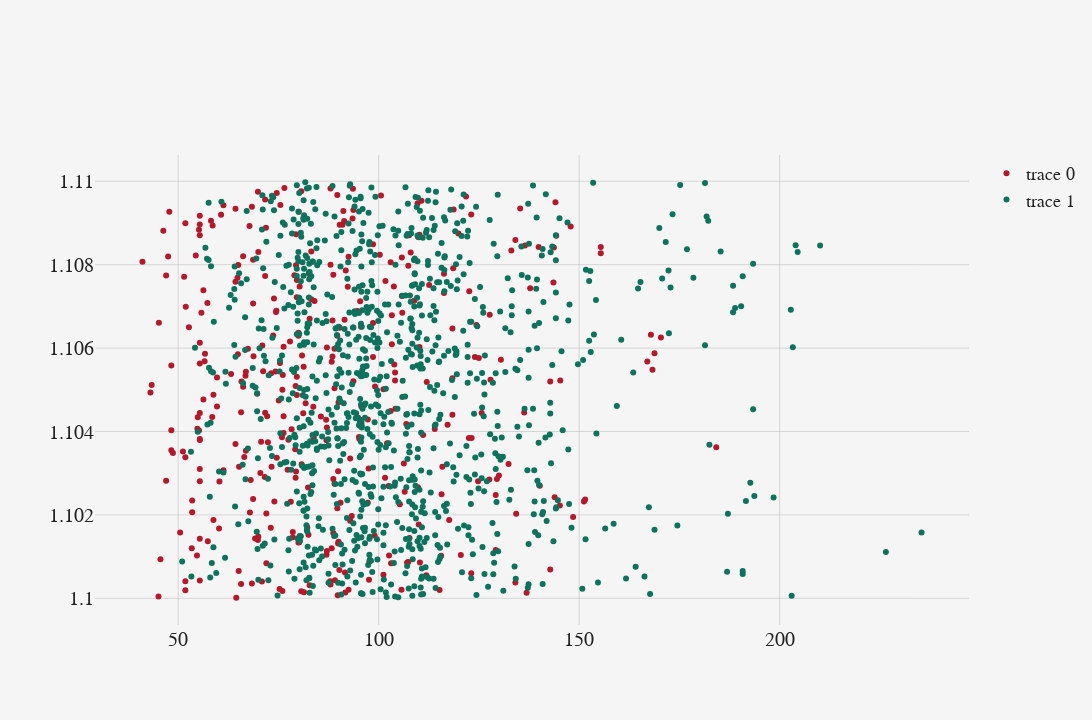

Notebook code cell kept with this figure:
### Code cell
fig = isb.Figure()

df_hfj_sale = get_sales_filtered_by(city_name='Reykjavíkurborg')

fig.add_scatter(
    y = df_hfj_sale.city_name.apply(lambda x: 1.1 + np.random.random()/100),
    x = df_hfj_sale.square_meters,
    mode = 'markers',
    marker = dict(
        color = fig.colors(1)
    )
)
df_hfj_list = get_listings_filtered_by(city_name='Reykjavíkurborg')

fig.add_scatter(
    y = df_hfj_list.city_name.apply(lambda x: 1.1 + np.random.random()/100),
    x = df_hfj_list.square_meters,
    mode = 'markers',
    marker = dict(
        color = fig.colors(0)
    )
)

### Figure 1 — Plotly figure (JSON) as saved in the notebook; plotly's stock layout.template omitted (floating-point values rounded to 4 significant figures; data arrays with more than 128 entries replaced by an {"elided": "..."} marker saying what was removed)
{"data": [{"marker": {"color": "rgb(180, 24, 43)"}, "mode": "markers", "type": "scatter", "x": {"elided": "362 float values"}, "y": {"elided": "362 float values"}}, {"marker": {"color": "rgb(13, 114, 92)"}, "mode": "markers", "type": "scatter", "x": {"elided": "999 float values"}, "y": {"elided": "999 float values"}}], "layout": {"autosize": false, "font": {"color": "#212121", "family": "TT Norms Pro"}, "height": 720, "legend": {"font": {"color": "#212121", "family": "TT Norms Pro", "size": 18}}, "margin": {"b": 95, "l": 95, "r": 95, "t": 155}, "paper_bgcolor": "#f5f5f5", "plot_bgcolor": "#f5f5f5", "width": 1280, "xaxis": {"gridcolor": "rgba(192, 192, 192, 0.6)", "tickfont": {"color": "#212121", "family": "TT Norms Pro", "size": 20}, "title": {"font": {"color": "#212121", "family": "TT Norms Pro", "size": 24}}, "zerolinecolor": "rgba(192, 192, 192, 0.6)", "zerolinewidth": 0}, "xaxis10": {"gridcolor": "rgba(192, 192, 192, 0.6)", "tickfont": {"color": "#212121", "family": "TT Norms Pro", "size": 20}, "title": {"font": {"color": "#212121", "family": "TT Norms Pro", "size": 24}}, "zerolinecolor": "rgba(192, 192, 192, 0.6)", "zerolinewidth": 0}, "xaxis11": {"gridcolor": "rgba(192, 192, 192, 0.6)", "tickfont": {"color": "#212121", "family": "TT Norms Pro", "size": 20}, "title": {"font": {"color": "#212121", "family": "TT Norms Pro", "size": 24}}, "zerolinecolor": "rgba(192, 192, 192, 0.6)", "zerolinewidth": 0}, "xaxis12": {"gridcolor": "rgba(192, 192, 192, 0.6)", "tickfont": {"color": "#212121", "family": "TT Norms Pro", "size": 20}, "title": {"font": {"color": "#212121", "family": "TT Norms Pro", "size": 24}}, "zerolinecolor": "rgba(192, 192, 192, 0.6)", "zerolinewidth": 0}, "xaxis13": {"gridcolor": "rgba(192, 192, 192, 0.6)", "tickfont": {"color": "#212121", "family": "TT Norms Pro", "size": 20}, "title": {"font": {"color": "#212121", "family": "TT Norms Pro", "size": 24}}, "zerolinecolor": "rgba(192, 192, 192, 0.6)", "zerolinewidth": 0}, "xaxis14": {"gridcolor": "rgba(192, 192, 192, 0.6)", "tickfont": {"color": "#212121", "family": "TT Norms Pro", "size": 20}, "title": {"font": {"color": "#212121", "family": "TT Norms Pro", "size": 24}}, "zerolinecolor": "rgba(192, 192, 192, 0.6)", "zerolinewidth": 0}, "xaxis15": {"gridcolor": "rgba(192, 192, 192, 0.6)", "tickfont": {"color": "#212121", "family": "TT Norms Pro", "size": 20}, "title": {"font": {"color": "#212121", "family": "TT Norms Pro", "size": 24}}, "zerolinecolor": "rgba(192, 192, 192, 0.6)", "zerolinewidth": 0}, "xaxis16": {"gridcolor": "rgba(192, 192, 192, 0.6)", "tickfont": {"color": "#212121", "family": "TT Norms Pro", "size": 20}, "title": {"font": {"color": "#212121", "family": "TT Norms Pro", "size": 24}}, "zerolinecolor": "rgba(192, 192, 192, 0.6)", "zerolinewidth": 0}, "xaxis17": {"gridcolor": "rgba(192, 192, 192, 0.6)", "tickfont": {"color": "#212121", "family": "TT Norms Pro", "size": 20}, "title": {"font": {"color": "#212121", "family": "TT Norms Pro", "size": 24}}, "zerolinecolor": "rgba(192, 192, 192, 0.6)", "zerolinewidth": 0}, "xaxis18": {"gridcolor": "rgba(192, 192, 192, 0.6)", "tickfont": {"color": "#212121", "family": "TT Norms Pro", "size": 20}, "title": {"font": {"color": "#212121", "family": "TT Norms Pro", "size": 24}}, "zerolinecolor": "rgba(192, 192, 192, 0.6)", "zerolinewidth": 0}, "xaxis19": {"gridcolor": "rgba(192, 192, 192, 0.6)", "tickfont": {"color": "#212121", "family": "TT Norms Pro", "size": 20}, "title": {"font": {"color": "#212121", "family": "TT Norms Pro", "size": 24}}, "zerolinecolor": "rgba(192, 192, 192, 0.6)", "zerolinewidth": 0}, "xaxis2": {"gridcolor": "rgba(192, 192, 192, 0.6)", "tickfont": {"color": "#212121", "family": "TT Norms Pro", "size": 20}, "title": {"font": {"color": "#212121", "family": "TT Norms Pro", "size": 24}}, "zerolinecolor": "rgba(192, 192, 192, 0.6)", "zerolinewidth": 0}, "xaxis20": {"gridcolor": "rgba(192, 192, 192, 0.6)", "tickfont": {"color": "#212121", "family": "TT Norms Pro", "size": 20}, "title": {"font": {"color": "#212121", "family": "TT Norms Pro", "size": 24}}, "zerolinecolor": "rgba(192, 192, 192, 0.6)", "zerolinewidth": 0}, "xaxis3": {"gridcolor": "rgba(192, 192, 192, 0.6)", "tickfont": {"color": "#212121", "family": "TT Norms Pro", "size": 20}, "title": {"font": {"color": "#212121", "family": "TT Norms Pro", "size": 24}}, "zerolinecolor": "rgba(192, 192, 192, 0.6)", "zerolinewidth": 0}, "xaxis4": {"gridcolor": "rgba(192, 192, 192, 0.6)", "tickfont": {"color": "#212121", "family": "TT Norms Pro", "size": 20}, "title": {"font": {"color": "#212121", "family": "TT Norms Pro", "size": 24}}, "zerolinecolor": "rgba(192, 192, 192, 0.6)", "zerolinewidth": 0}, "xaxis5": {"gridcolor": "rgba(192, 192, 192, 0.6)", "tickfont": {"color": "#212121", "family": "TT Norms Pro", "size": 20}, "title": {"font": {"color": "#212121", "family": "TT Norms Pro", "size": 24}}, "zerolinecolor": "rgba(192, 192, 192, 0.6)", "zerolinewidth": 0}, "xaxis6": {"gridcolor": "rgba(192, 192, 192, 0.6)", "tickfont": {"color": "#212121", "family": "TT Norms Pro", "size": 20}, "title": {"font": {"color": "#212121", "family": "TT Norms Pro", "size": 24}}, "zerolinecolor": "rgba(192, 192, 192, 0.6)", "zerolinewidth": 0}, "xaxis7": {"gridcolor": "rgba(192, 192, 192, 0.6)", "tickfont": {"color": "#212121", "family": "TT Norms Pro", "size": 20}, "title": {"font": {"color": "#212121", "family": "TT Norms Pro", "size": 24}}, "zerolinecolor": "rgba(192, 192, 192, 0.6)", "zerolinewidth": 0}, "xaxis8": {"gridcolor": "rgba(192, 192, 192, 0.6)", "tickfont": {"color": "#212121", "family": "TT Norms Pro", "size": 20}, "title": {"font": {"color": "#212121", "family": "TT Norms Pro", "size": 24}}, "zerolinecolor": "rgba(192, 192, 192, 0.6)", "zerolinewidth": 0}, "xaxis9": {"gridcolor": "rgba(192, 192, 192, 0.6)", "tickfont": {"color": "#212121", "family": "TT Norms Pro", "size": 20}, "title": {"font": {"color": "#212121", "family": "TT Norms Pro", "size": 24}}, "zerolinecolor": "rgba(192, 192, 192, 0.6)", "zerolinewidth": 0}, "yaxis": {"gridcolor": "rgba(192, 192, 192, 0.6)", "tickfont": {"color": "#212121", "family": "TT Norms Pro", "size": 20}, "title": {"font": {"color": "#212121", "family": "TT Norms Pro", "size": 24}}, "zerolinecolor": "rgba(192, 192, 192, 0.6)", "zerolinewidth": 0}, "yaxis10": {"gridcolor": "rgba(192, 192, 192, 0.6)", "tickfont": {"color": "#212121", "family": "TT Norms Pro", "size": 20}, "title": {"font": {"color": "#212121", "family": "TT Norms Pro", "size": 24}}, "zerolinecolor": "rgba(192, 192, 192, 0.6)", "zerolinewidth": 0}, "yaxis11": {"gridcolor": "rgba(192, 192, 192, 0.6)", "tickfont": {"color": "#212121", "family": "TT Norms Pro", "size": 20}, "title": {"font": {"color": "#212121", "family": "TT Norms Pro", "size": 24}}, "zerolinecolor": "rgba(192, 192, 192, 0.6)", "zerolinewidth": 0}, "yaxis12": {"gridcolor": "rgba(192, 192, 192, 0.6)", "tickfont": {"color": "#212121", "family": "TT Norms Pro", "size": 20}, "title": {"font": {"color": "#212121", "family": "TT Norms Pro", "size": 24}}, "zerolinecolor": "rgba(192, 192, 192, 0.6)", "zerolinewidth": 0}, "yaxis13": {"gridcolor": "rgba(192, 192, 192, 0.6)", "tickfont": {"color": "#212121", "family": "TT Norms Pro", "size": 20}, "title": {"font": {"color": "#212121", "family": "TT Norms Pro", "size": 24}}, "zerolinecolor": "rgba(192, 192, 192, 0.6)", "zerolinewidth": 0}, "yaxis14": {"gridcolor": "rgba(192, 192, 192, 0.6)", "tickfont": {"color": "#212121", "family": "TT Norms Pro", "size": 20}, "title": {"font": {"color": "#212121", "family": "TT Norms Pro", "size": 24}}, "zerolinecolor": "rgba(192, 192, 192, 0.6)", "zerolinewidth": 0}, "yaxis15": {"gridcolor": "rgba(192, 192, 192, 0.6)", "tickfont": {"color": "#212121", "family": "TT Norms Pro", "size": 20}, "title": {"font": {"color": "#212121", "family": "TT Norms Pro", "size": 24}}, "zerolinecolor": "rgba(192, 192, 192, 0.6)", "zerolinewidth": 0}, "yaxis16": {"gridcolor": "rgba(192, 192, 192, 0.6)", "tickfont": {"color": "#212121", "family": "TT Norms Pro", "size": 20}, "title": {"font": {"color": "#212121", "family": "TT Norms Pro", "size": 24}}, "zerolinecolor": "rgba(192, 192, 192, 0.6)", "zerolinewidth": 0}, "yaxis17": {"gridcolor": "rgba(192, 192, 192, 0.6)", "tickfont": {"color": "#212121", "family": "TT Norms Pro", "size": 20}, "title": {"font": {"color": "#212121", "family": "TT Norms Pro", "size": 24}}, "zerolinecolor": "rgba(192, 192, 192, 0.6)", "zerolinewidth": 0}, "yaxis18": {"gridcolor": "rgba(192, 192, 192, 0.6)", "tickfont": {"color": "#212121", "family": "TT Norms Pro", "size": 20}, "title": {"font": {"color": "#212121", "family": "TT Norms Pro", "size": 24}}, "zerolinecolor": "rgba(192, 192, 192, 0.6)", "zerolinewidth": 0}, "yaxis19": {"gridcolor": "rgba(192, 192, 192, 0.6)", "tickfont": {"color": "#212121", "family": "TT Norms Pro", "size": 20}, "title": {"font": {"color": "#212121", "family": "TT Norms Pro", "size": 24}}, "zerolinecolor": "rgba(192, 192, 192, 0.6)", "zerolinewidth": 0}, "yaxis2": {"gridcolor": "rgba(192, 192, 192, 0.6)", "tickfont": {"color": "#212121", "family": "TT Norms Pro", "size": 20}, "title": {"font": {"color": "#212121", "family": "TT Norms Pro", "size": 24}}, "zerolinecolor": "rgba(192, 192, 192, 0.6)", "zerolinewidth": 0}, "yaxis20": {"gridcolor": "rgba(192, 192, 192, 0.6)", "tickfont": {"color": "#212121", "family": "TT Norms Pro", "size": 20}, "title": {"font": {"color": "#212121", "family": "TT Norms Pro", "size": 24}}, "zerolinecolor": "rgba(192, 192, 192, 0.6)", "zerolinewidth": 0}, "yaxis3": {"gridcolor": "rgba(192, 192, 192, 0.6)", "tickfont": {"color": "#212121", "family": "TT Norms Pro", "size": 20}, "title": {"font": {"color": "#212121", "family": "TT Norms Pro", "size": 24}}, "zerolinecolor": "rgba(192, 192, 192, 0.6)", "zerolinewidth": 0}, "yaxis4": {"gridcolor": "rgba(192, 192, 192, 0.6)", "tickfont": {"color": "#212121", "family": "TT Norms Pro", "size": 20}, "title": {"font": {"color": "#212121", "family": "TT Norms Pro", "size": 24}}, "zerolinecolor": "rgba(192, 192, 192, 0.6)", "zerolinewidth": 0}, "yaxis5": {"gridcolor": "rgba(192, 192, 192, 0.6)", "tickfont": {"color": "#212121", "family": "TT Norms Pro", "size": 20}, "title": {"font": {"color": "#212121", "family": "TT Norms Pro", "size": 24}}, "zerolinecolor": "rgba(192, 192, 192, 0.6)", "zerolinewidth": 0}, "yaxis6": {"gridcolor": "rgba(192, 192, 192, 0.6)", "tickfont": {"color": "#212121", "family": "TT Norms Pro", "size": 20}, "title": {"font": {"color": "#212121", "family": "TT Norms Pro", "size": 24}}, "zerolinecolor": "rgba(192, 192, 192, 0.6)", "zerolinewidth": 0}, "yaxis7": {"gridcolor": "rgba(192, 192, 192, 0.6)", "tickfont": {"color": "#212121", "family": "TT Norms Pro", "size": 20}, "title": {"font": {"color": "#212121", "family": "TT Norms Pro", "size": 24}}, "zerolinecolor": "rgba(192, 192, 192, 0.6)", "zerolinewidth": 0}, "yaxis8": {"gridcolor": "rgba(192, 192, 192, 0.6)", "tickfont": {"color": "#212121", "family": "TT Norms Pro", "size": 20}, "title": {"font": {"color": "#212121", "family": "TT Norms Pro", "size": 24}}, "zerolinecolor": "rgba(192, 192, 192, 0.6)", "zerolinewidth": 0}, "yaxis9": {"gridcolor": "rgba(192, 192, 192, 0.6)", "tickfont": {"color": "#212121", "family": "TT Norms Pro", "size": 20}, "title": {"font": {"color": "#212121", "family": "TT Norms Pro", "size": 24}}, "zerolinecolor": "rgba(192, 192, 192, 0.6)", "zerolinewidth": 0}}}
